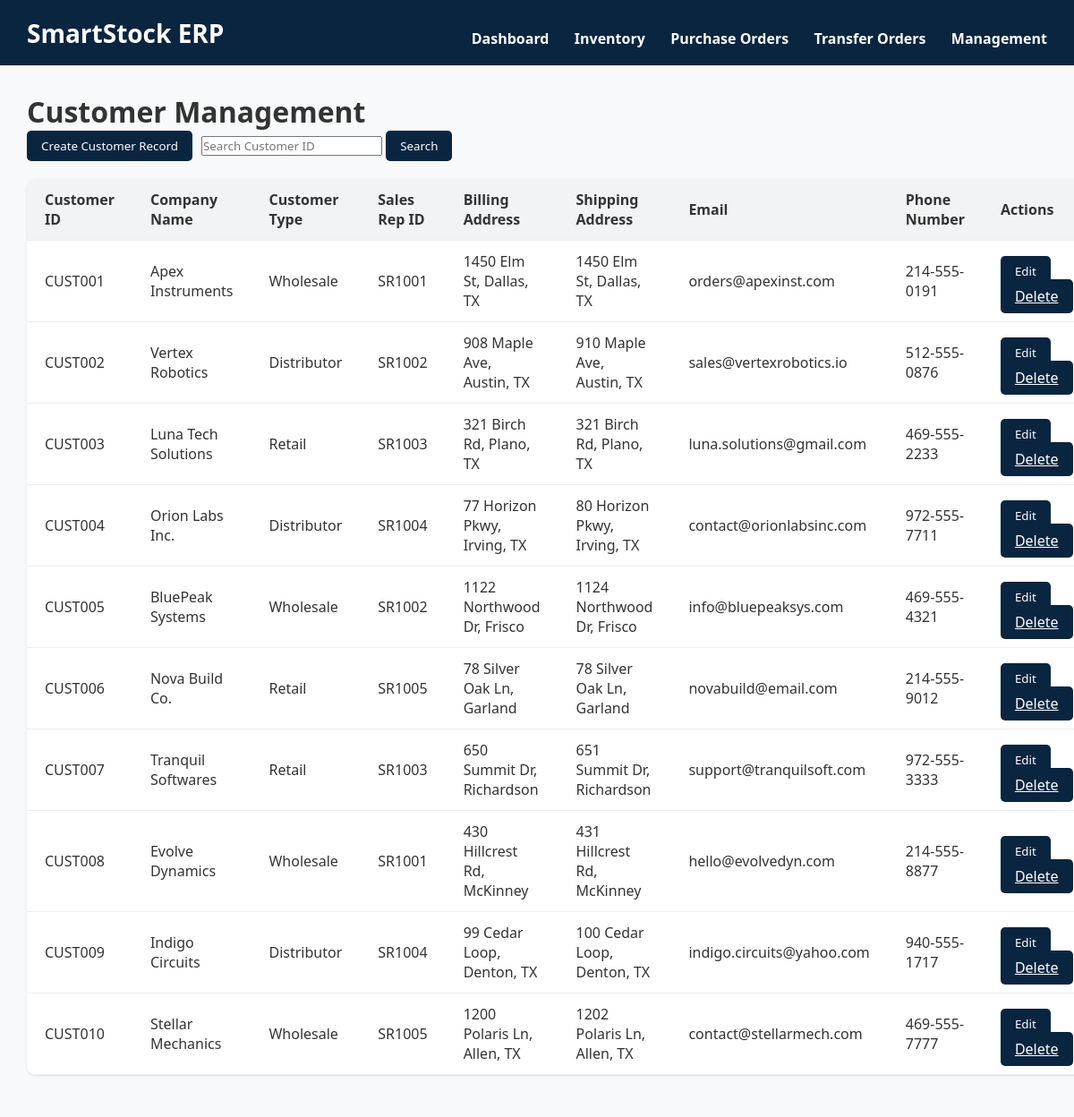
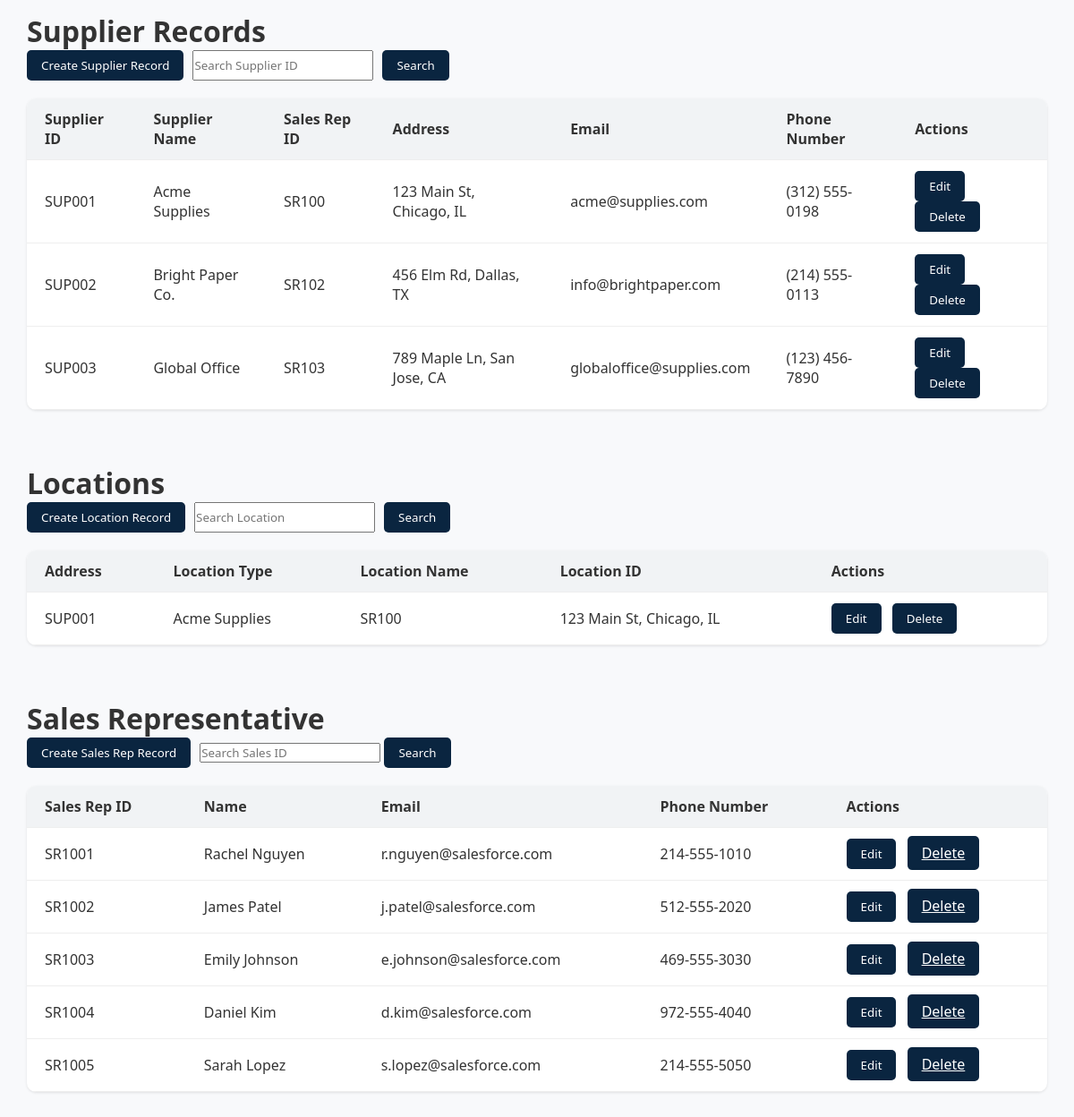
The page /management.php on the database its author committed (2 pictures, top to bottom).
### tables this page shows
CREATE TABLE customer (
  CustomerID varchar(10) NOT NULL,
  CompanyName varchar(100) DEFAULT NULL,
  CustomerType varchar(50) DEFAULT NULL,
  SalesRepID varchar(10) DEFAULT NULL,
  BillingAddress varchar(200) DEFAULT NULL,
  ShippingAddress varchar(200) DEFAULT NULL,
  Email varchar(100) DEFAULT NULL,
  PhoneNumber varchar(20) DEFAULT NULL,
  PRIMARY KEY (CustomerID),
  KEY SalesRepID (SalesRepID),
  CONSTRAINT customer_ibfk_1 FOREIGN KEY (SalesRepID) REFERENCES salesrepresentative (SalesRepID) ON DELETE SET NULL
);

CREATE TABLE salesrepresentative (
  SalesRepID varchar(10) NOT NULL,
  `Name` varchar(100) DEFAULT NULL,
  Email varchar(100) DEFAULT NULL,
  PhoneNumber varchar(20) DEFAULT NULL,
  PRIMARY KEY (SalesRepID)
);

### management.php (the view, shortened to what this page needs)
<?php
$conn = new mysqli("localhost", "root", "", "smartstock");
?>
<!DOCTYPE html>
<html lang="en">
<head>
    <link rel="stylesheet" href="style.css">
</head>
<body>
    <header class="topbar">
        <div class="titletext"><strong>SmartStock ERP</strong></div>
        <nav class="topnav">
            <a href="index.php">Dashboard</a>
            <a href="inventory.php">Inventory</a>
            <a href="purchaseorder.php">Purchase Orders</a>
            <a href="transferorder.php">Transfer Orders</a>
            <a href="management.php">Management</a>
        </nav>
    </header>
    <div class="dashboard">
        <h1>Customer Management</h2>
            <div class="actions">
                <button class="btn" onclick="showCustomerCreateForm()">Create Customer Record</button>
                <form method="GET">
                    <input type="text" id="searchInput" name="customer_search" placeholder="Search Customer ID" value="<?= isset($_GET['customer_search']) ? htmlspecialchars($_GET['customer_search']) : '' ?>" />
                    <button class="btn" onclick="">Search</button>
                </form>
            </div>
            <table>
                <thead>
                    <tr>
                        <th>Customer ID</th>
                        <th>Company Name</th>
                        <th>Customer Type</th>
                        <th>Sales Rep ID</th>
                        <th>Billing Address</th>
                        <th>Shipping Address</th>
                        <th>Email</th>
                        <th>Phone Number</th>
                        <th>Actions</th>
                    </tr>
                </thead>
                <tbody>
                    <?php
                    $customer_search = isset($_GET['customer_search']) ? $_GET['customer_search'] : '';
                    if (!empty($customer_search)) {
                        $stmt = $conn->prepare("SELECT * FROM customer WHERE CustomerID LIKE ?");
                        $likeSearch = "%$customer_search%";
                        $stmt->bind_param("s", $likeSearch);
                        $stmt->execute();
                        $cust_result = $stmt->get_result();
                    }
                    else
                        $cust_result = $conn->query("SELECT * FROM customer");
                    while ($row = $cust_result->fetch_assoc()): ?>
                        <tr>
                            <td><?= htmlspecialchars($row['CustomerID']) ?></td>
                            <td><?= htmlspecialchars($row['CompanyName']) ?></td>
                            <td><?= htmlspecialchars($row['CustomerType']) ?></td>
                            <td><?= htmlspecialchars($row['SalesRepID']) ?></td>
                            <td><?= htmlspecialchars($row['BillingAddress']) ?></td>
                            <td><?= htmlspecialchars($row['ShippingAddress']) ?></td>
                            <td><?= htmlspecialchars($row['Email']) ?></td>
                            <td><?= htmlspecialchars($row['PhoneNumber']) ?></td>
                            <td class="actions-row">
                                <button class="btn"
                                    onclick="showCustomerEditForm(
                                    '<?= $row['CustomerID'] ?>', '<?= $row['CompanyName'] ?>', '<?= $row['CustomerType'] ?>',
                                    '<?= $row['SalesRepID'] ?>', '<?= $row['BillingAddress'] ?>', '<?= $row['ShippingAddress'] ?>',
                                    '<?= $row['Email'] ?>', '<?= $row['PhoneNumber'] ?>'
                                    )">Edit</button>
                                <a class="btn btn-danger"
                                    onclick="return confirm('Delete this customer?')"
                                    href="management.php?delete_customer=<?= urlencode($row['CustomerID']) ?>">Delete</a>
                            </td>
                        </tr>
                    <?php endwhile; ?>
                </tbody>
            </table>
    </div>
    <div class="dashboard">
        <h1>Supplier Records</h1>
        <div class="actions">
            <button class="btn" onclick="showSupplierCreateForm()">Create Supplier Record</button>
            <input type="text" id="searchInput" placeholder="Search Supplier ID" />
            <button class="btn" onclick="">Search</button>
        </div>
        <table>
            <thead>
                <tr>
                    <th>Supplier ID</th>
                    <th>Supplier Name</th>
                    <th>Sales Rep ID</th>
                    <th>Address</th>
                    <th>Email</th>
                    <th>Phone Number</th>
                    <th>Actions</th>
                </tr>
            </thead>
            <tbody>
                <tr>
                    <td>SUP001</td>
                    <td>Acme Supplies</td>
                    <td>SR100</td>
                    <td>123 Main St, Chicago, IL</td>
                    <td>acme@supplies.com</td>
                    <td>(312) 555-0198</td>
                    <td class="actions-row">
                        <button class="btn"
                            onclick="showSupplierEditForm('SUP001', 'Acme Supplies', 'SR100', '123 Main St, Chicago, IL', 'acme@supplies.com', '(312) 555-0198')">Edit</button>
                        <button class="btn">Delete</button>
                    </td>
                </tr>
                <tr>
                    <td>SUP002</td>
                    <td>Bright Paper Co.</td>
                    <td>SR102</td>
                    <td>456 Elm Rd, Dallas, TX</td>
                    <td>info@brightpaper.com</td>
                    <td>(214) 555-0113</td>
                    <td class="actions-row">
                        <button class="btn"
                            onclick="showSupplierEditForm('SUP002', 'Bright Paper Co.', 'SR102', '456 Elm Rd, Dallas, TX', 'info@brightpaper.com', '(214) 555-0113')">Edit</button>
                        <button class="btn">Delete</button>
                    </td>
                </tr>
                <tr>
                    <td>SUP003</td>
                    <td>Global Office</td>
                    <td>SR103</td>
                    <td>789 Maple Ln, San Jose, CA</td>
                    <td>globaloffice@supplies.com</td>
                    <td>(123) 456-7890</td>
                    <td class="actions-row">
                        <button class="btn"
                            onclick="showSupplierEditForm('SUP001', 'Acme Supplies', 'SR100', '123 Main St, Chicago, IL', 'globaloffice@supplies.com', '(123) 456-7890')">Edit</button>
                        <button class="btn">Delete</button>
                    </td>
                </tr>
            </tbody>
        </table>
    </div>
    <div class="dashboard">
        <h1>Locations</h2>
            <div class="actions">
                <button class="btn" onclick="showLocationCreateForm()">Create Location Record</button>
                <input type="text" id="searchInput" placeholder="Search Location" />
                <button class="btn" onclick="">Search</button>
            </div>
            <table>
                <thead>
                    <tr>
                        <th>Address</th>
                        <th>Location Type</th>
                        <th>Location Name</th>
                        <th>Location ID</th>
                        <th>Actions</th>
                    </tr>
                </thead>
                <tbody>
                    <tr>
                        <td>SUP001</td>
                        <td>Acme Supplies</td>
                        <td>SR100</td>
                        <td>123 Main St, Chicago, IL</td>
                        <td class="actions-row">
                            <button class="btn"
                                onclick="showLocationEditForm('SUP001', 'Acme Supplies', 'SR100', '123 Main St, Chicago, IL')">Edit</button>
                            <button class="btn">Delete</button>
                        </td>
                    </tr>
                </tbody>
            </table>
    </div>
    <div class="dashboard">
        <h1>Sales Representative</h1>
        <div class="actions">
            <button class="btn" onclick="showSalesCreateForm()">Create Sales Rep Record</button>
            <form method="GET">
                <input type="text" id="searchInput" name="sales_rep_search" placeholder="Search Sales ID" value="<?= isset($_GET['sales_rep_search']) ? htmlspecialchars($_GET['sales_rep_search']) : '' ?>" />
                <button class="btn" onclick="">Search</button>
            </form>
        </div>
        <table>
            <thead>
                <tr>
                    <th>Sales Rep ID</th>
                    <th>Name</th>
                    <th>Email</th>
                    <th>Phone Number</th>
                    <th>Actions</th>
                </tr>
            </thead>
            <tbody>
                <?php
                $sales_rep_search = isset($_GET['sales_rep_search']) ? $_GET['sales_rep_search'] : '';
                if (!empty($sales_rep_search)) {
                    $stmt = $conn->prepare("SELECT * FROM salesrepresentative WHERE SalesRepID LIKE ?");
                    $likeSearch = "%$sales_rep_search%";
                    $stmt->bind_param("s", $likeSearch);
                    $stmt->execute();
                    $sales_result = $stmt->get_result();
                }
                else
                    $sales_result = $conn->query("SELECT * FROM salesrepresentative");
                while ($row = $sales_result->fetch_assoc()): ?>
                    <tr>
                        <td><?= htmlspecialchars($row['SalesRepID']) ?></td>
                        <td><?= htmlspecialchars($row['Name']) ?></td>
                        <td><?= htmlspecialchars($row['Email']) ?></td>
                        <td><?= htmlspecialchars($row['PhoneNumber']) ?></td>
                        <td class="actions-row">
                            <button class="btn"
                                onclick="showSalesEditForm(
                                '<?= $row['SalesRepID'] ?>',
                                '<?= $row['Name'] ?>',
                                '<?= $row['Email'] ?>',
                                '<?= $row['PhoneNumber'] ?>')">Edit</button>
                            <a class="btn btn-danger"
                                onclick="return confirm('Delete this sales representative?')"
                                href="management.php?delete_sales=<?= urlencode($row['SalesRepID']) ?>">Delete</a>
                        </td>
                    </tr>
                <?php endwhile; ?>
            </tbody>
        </table>
    </div>
</body>
</html>

### style.css (style rules this page uses)
* { margin: 0; padding: 0; box-sizing: border-box; font-family: 'Segoe UI', sans-serif; }
body { background-color: #f8f9fb; color: #333; }
.titletext { font-size: 21pt; }
.topbar { background-color: #0a2540; font-size: 24pt; font-weight: bold; padding: 15px 30px; color: white; display: flex; align-items: center; justify-content: space-between; }
.topnav a { color: white; text-decoration: none; margin-left: 20px; font-size: 12pt; }
.dashboard { padding: 30px; }
table { width: 100%; border-collapse: collapse; background: white; border-radius: 10px; overflow: hidden; box-shadow: 0 1px 3px rgb(0,0,0,0.1); }
th, td { padding: 12px 20px; text-align: left; border-bottom: 1px solid #eee; }
th { background-color: #f1f3f5; color: #333; }
.actions { margin-bottom: 20px; display: flex; gap: 10px; }
.btn { background-color: #0a2540; color: white; padding: 8px 16px; border: none; border-radius: 5px; cursor: pointer; }
.actions-row button { margin-right: 8px; }

### rows shown on the page
customer: CustomerID "CUST001", CompanyName "Apex Instruments", CustomerType "Wholesale", SalesRepID "SR1001", BillingAddress "1450 Elm St, Dallas, TX", ShippingAddress "1450 Elm St, Dallas, TX", Email "orders@apexinst.com", PhoneNumber "214-555-0191"
customer: CustomerID "CUST002", CompanyName "Vertex Robotics", CustomerType "Distributor", SalesRepID "SR1002", BillingAddress "908 Maple Ave, Austin, TX", ShippingAddress "910 Maple Ave, Austin, TX", Email "sales@vertexrobotics.io", PhoneNumber "512-555-0876"
customer: CustomerID "CUST003", CompanyName "Luna Tech Solutions", CustomerType "Retail", SalesRepID "SR1003", BillingAddress "321 Birch Rd, Plano, TX", ShippingAddress "321 Birch Rd, Plano, TX", Email "luna.solutions@gmail.com", PhoneNumber "469-555-2233"
customer: CustomerID "CUST004", CompanyName "Orion Labs Inc.", CustomerType "Distributor", SalesRepID "SR1004", BillingAddress "77 Horizon Pkwy, Irving, TX", ShippingAddress "80 Horizon Pkwy, Irving, TX", Email "contact@orionlabsinc.com", PhoneNumber "972-555-7711"
customer: CustomerID "CUST005", CompanyName "BluePeak Systems", CustomerType "Wholesale", SalesRepID "SR1002", BillingAddress "1122 Northwood Dr, Frisco", ShippingAddress "1124 Northwood Dr, Frisco", Email "info@bluepeaksys.com", PhoneNumber "469-555-4321"
customer: CustomerID "CUST006", CompanyName "Nova Build Co.", CustomerType "Retail", SalesRepID "SR1005", BillingAddress "78 Silver Oak Ln, Garland", ShippingAddress "78 Silver Oak Ln, Garland", Email "novabuild@email.com", PhoneNumber "214-555-9012"
customer: CustomerID "CUST007", CompanyName "Tranquil Softwares", CustomerType "Retail", SalesRepID "SR1003", BillingAddress "650 Summit Dr, Richardson", ShippingAddress "651 Summit Dr, Richardson", Email "support@tranquilsoft.com", PhoneNumber "972-555-3333"
customer: CustomerID "CUST008", CompanyName "Evolve Dynamics", CustomerType "Wholesale", SalesRepID "SR1001", BillingAddress "430 Hillcrest Rd, McKinney", ShippingAddress "431 Hillcrest Rd, McKinney", Email "hello@evolvedyn.com", PhoneNumber "214-555-8877"
customer: CustomerID "CUST009", CompanyName "Indigo Circuits", CustomerType "Distributor", SalesRepID "SR1004", BillingAddress "99 Cedar Loop, Denton, TX", ShippingAddress "100 Cedar Loop, Denton, TX", Email "indigo.circuits@yahoo.com", PhoneNumber "940-555-1717"
customer: CustomerID "CUST010", CompanyName "Stellar Mechanics", CustomerType "Wholesale", SalesRepID "SR1005", BillingAddress "1200 Polaris Ln, Allen, TX", ShippingAddress "1202 Polaris Ln, Allen, TX", Email "contact@stellarmech.com", PhoneNumber "469-555-7777"
salesrepresentative: SalesRepID "SR1001", Name "Rachel Nguyen", Email "r.nguyen@salesforce.com", PhoneNumber "214-555-1010"
salesrepresentative: SalesRepID "SR1002", Name "James Patel", Email "j.patel@salesforce.com", PhoneNumber "512-555-2020"
salesrepresentative: SalesRepID "SR1003", Name "Emily Johnson", Email "e.johnson@salesforce.com", PhoneNumber "469-555-3030"
salesrepresentative: SalesRepID "SR1004", Name "Daniel Kim", Email "d.kim@salesforce.com", PhoneNumber "972-555-4040"
salesrepresentative: SalesRepID "SR1005", Name "Sarah Lopez", Email "s.lopez@salesforce.com", PhoneNumber "214-555-5050"
